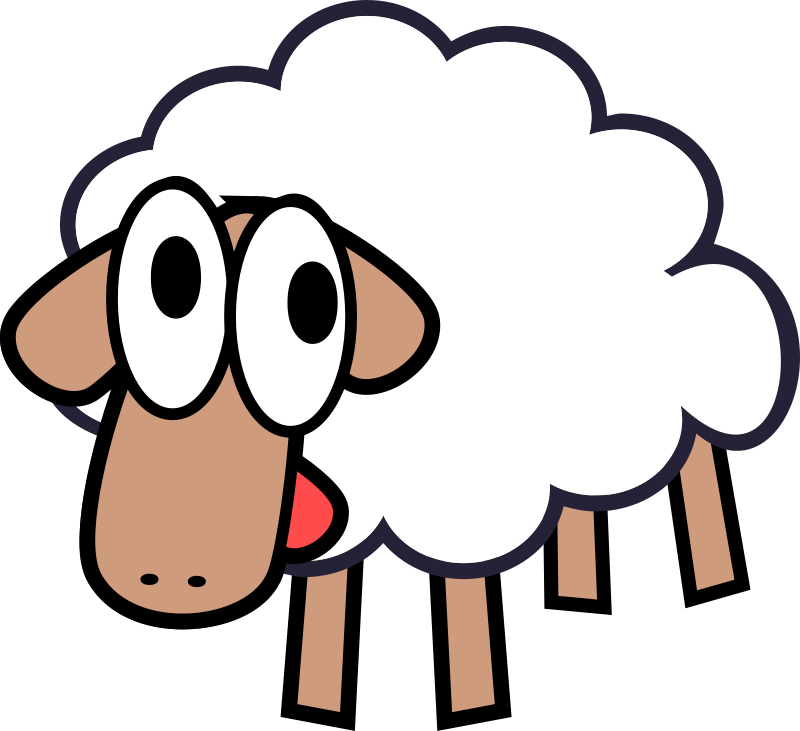
#> input picture app/picture2txt/test.png, 800 x 731 px
$ python ascii.py test.png -o ascii.txt --width 50 --height 50   (Python 2 division)
#> lines starting #> are read from the running program, lines starting #| are printed output that depends on the picture
# -*- coding:UTF-8 -*-
# 执行命令 python ascii.py test.png -o ascii.txt  --width 50 --height 50
from PIL import Image
import argparse

# 命令行输入参数处理
parser = argparse.ArgumentParser()

parser.add_argument('file')  #输入文件
parser.add_argument('-o','--output') #输出文件
parser.add_argument('--width', type=int, default=800) #输出字符画宽
parser.add_argument('--height', type=int, default=800) #输出字符画高

# 获取参数
args = parser.parse_args()

IMG = args.file
WIDTH = args.width
HEIGHT = args.height
OUTPUT = args.output

ascii_char = list("$@B%8&WM#*oahkbdpqwmZO0QLCJUYXzcvunxrjft/\|()1{}[]?-_+~<>i!lI;:,\"^`'. ")


# 将256灰度映射到70个字符上
def get_char(r, g, b, alpha=256):
    if alpha == 0:
        return ' '
    length = len(ascii_char)
    gray = int(0.2126 * r + 0.7152 * g + 0.0722 * b)

    unit = (256.0 + 1)/length
    return ascii_char[int(gray/unit)]


if __name__ == '__main__':

    im = Image.open(IMG)
#> im is the input picture: PIL image 800x731 RGBA; mean R, G, B, A 122.6, 115.8, 113.3, 164.3
    im = im.resize((WIDTH, HEIGHT), Image.NEAREST)
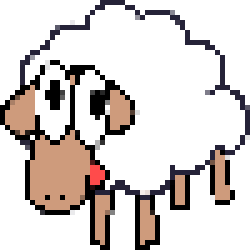
#> im: PIL image 50x50 RGBA (shown 5 times larger); mean R, G, B, A 122.5, 115.6, 113.1, 164.3; transparent parts drawn white

    txt = ""

    for i in range(HEIGHT):
        for j in range(WIDTH):
            txt += get_char(*im.getpixel((j, i)))
        txt += '\n'

    print txt
#|                     *****
#|                    **    **
#|                   *        * *****o
#|                  *         u*     **
#|               #  *                 k*
#|            *******                  *
#|           **                         *
#|          $*                          *
#|          *                           *****
#|         **

    # 字符画输出到文件
    if OUTPUT:
        with open(OUTPUT, 'w') as f:
            f.write(txt)
    else:
        with open("output.txt", 'w') as f:
            f.write(txt)
